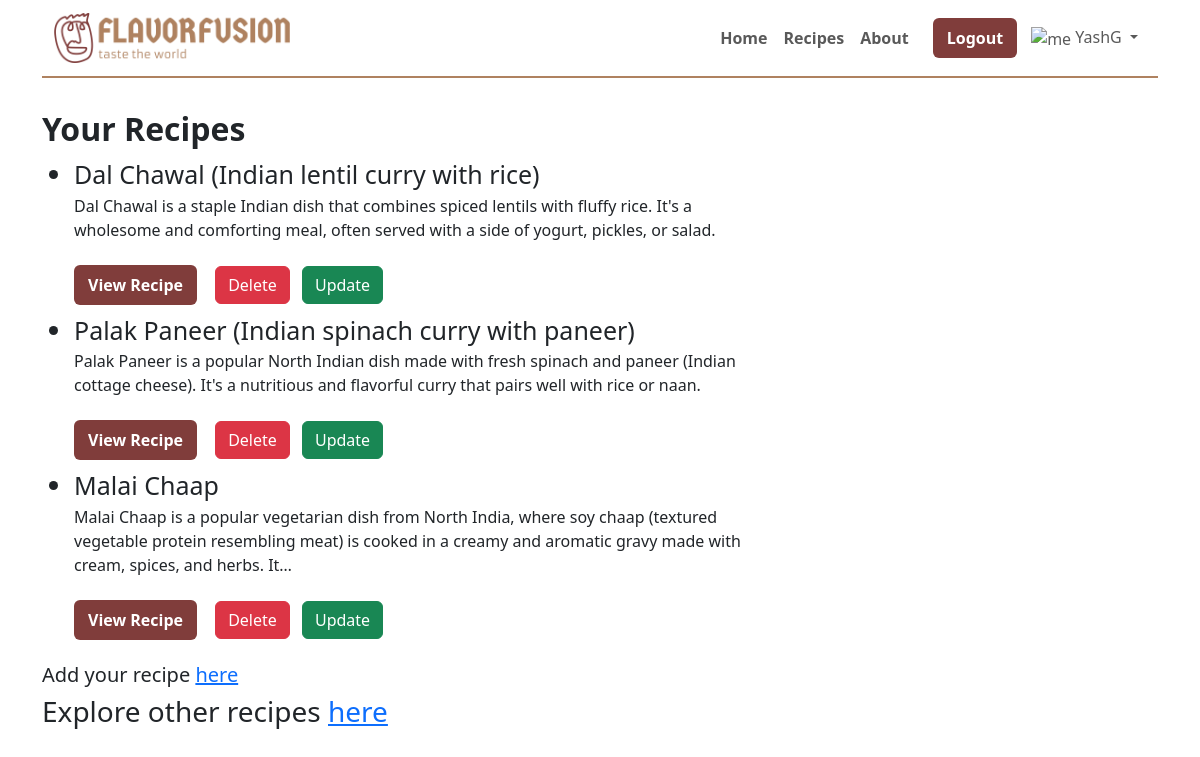
Screenshot of /list_recipe/ (signed in) with the database file from the repository.
### Recipes/models.py (models this page shows, shortened)
class Recipe(models.Model):
    title = models.CharField(max_length=200)
    user = models.ForeignKey(User, on_delete=models.SET_NULL, null=True, blank=True)
    description = models.TextField()
    ingredients = models.TextField()
    instructions = models.TextField()
    time_to_cook = models.IntegerField()
    date_created = models.DateTimeField(auto_now_add=True)
    date_modified = models.DateTimeField(auto_now=True)
    recepie_image = models.ImageField(upload_to="recepie")

### Recipes/views.py (the view)
# urls.py: path('list_recipe/', list_recipe, name="list_recipe"),
@login_required
def list_recipe(request):
    user = request.user
    user_recipes = Recipe.objects.filter(user=user)
    context = {
        'user': user,
        'user_recipes': user_recipes,
    }
    return render(request, 'list_recipe.html', context)

### Recipes/templates/list_recipe.html
{% extends 'base.html' %}
{% block start %}
<br>
    <h2 style="font-weight: bold;">Your Recipes</h2>
    {% if user_recipes %}
        <ul>
            {% for recipe in user_recipes %}
                <li style="font-size: 25px;">{{ recipe.title }}</li>
                <p style="max-width: 700px;">{{recipe.description | truncatechars:200}}</p>
                <a href="{% url 'recipe' recipe.pk %}" class="btn btn-custom">View Recipe</a>
                <a href="/delete_recipe/{{recipe.id}}" class="btn btn-danger m-2">Delete</a>
                <a href="/update_recipe/{{recipe.id}}" class="btn btn-success">Update</a>
            {% endfor %}
        </ul>
    {% else %}
        <p>Sorry, you haven't added any recipes yet.</p>
    {% endif %}
    <h5>Add your recipe <a href="{% url 'add_recipe' %}">here</a></h5>
    <h3>Explore other recipes <a href="{% url 'recipes' %}">here</a></h3>
{% endblock %}

### Home/templates/base.html (shortened to what this page needs)
{% load static %}
<!doctype html>
<html lang="en">
<head>
    <link href="https://cdn.jsdelivr.net/npm/bootstrap@5.3.3/dist/css/bootstrap.min.css" rel="stylesheet"
>
    <link rel="stylesheet" href="{% static 'style.css' %}">
</head>
<body>
    <div class="container">
        <nav class="navbar navbar-expand-lg" style="background-color: #fff; border-bottom: 2px solid #AF8260;">
            <div class="container-fluid">
                <a class="navbar-brand" href="/"><img src="{% static 'logo.png' %}" style="height: 50px;"></a>
                <div class="collapse navbar-collapse" id="navbarSupportedContent">
                    <ul class="navbar-nav ms-auto mb-2 mb-lg-0 " style="align-items: center;">
                        <li class="nav-item">
                            <a class="nav-link" aria-current="page" href="{% url 'home' %}"
                                style="font-weight: bold;">Home</a>
                        </li>
                        <li class="nav-item ">
                            <a class="nav-link" href="{% url 'recipes' %}" style="font-weight: bold;">Recipes</a>
                        </li>
                        <li class="nav-item me-3">
                            <a class="nav-link" href="{% url 'about' %}" style="font-weight: bold;">About</a>
                        </li>
                        {% if request.user.is_authenticated %}
                        <a href="/logout/"><button class="btn btn-custom" type="submit">Logout</button></a>
                        <li class="nav-item dropdown">
                            <a class="nav-link dropdown-toggle" href="#" id="navbarDropdown" role="button" data-bs-toggle="dropdown" aria-expanded="false">
                                <span>
                                    <img src="{% static 'abstract-user-flat-3.svg' %}" alt="me" style="width: 40px;">
                                    <span class="username">{{ user.username }}</span>
                                </span>
                            </a>
                        </li>
                        {% endif %}
                    </ul>
                </div>
            </div>
        </nav>
    </div>
    <div class="container my-2">
        {% block start %}
        {% endblock %}
    </div>
</body>
</html>

### Home/static/style.css (style rules this page uses)
.btn-custom { color: #fff; background-color: #803D3B; font-weight: 700; border-width: 2px; margin-right: 6px; }

### rows the page displays
Recipe: title "Dal Chawal (Indian lentil curry with rice)", description "Dal Chawal is a staple Indian dish that combines spiced lentils with fluffy rice. It's a wholesome and comforting meal, often served with a side of yogurt, pickles, or salad."
Recipe: title "Palak Paneer (Indian spinach curry with paneer)", description "Palak Paneer is a popular North Indian dish made with fresh spinach and paneer (Indian cottage cheese). It's a nutritious and flavorful curry that pairs well with rice or naan."
Recipe: title "Malai Chaap", description "Malai Chaap is a popular vegetarian dish from North India, where soy chaap (textured vegetable protein resembling meat) is cooked in a creamy and aromatic gravy made with cream, spices, and herbs. It…"

### other values shown
{{ user.username }} "YashG"
